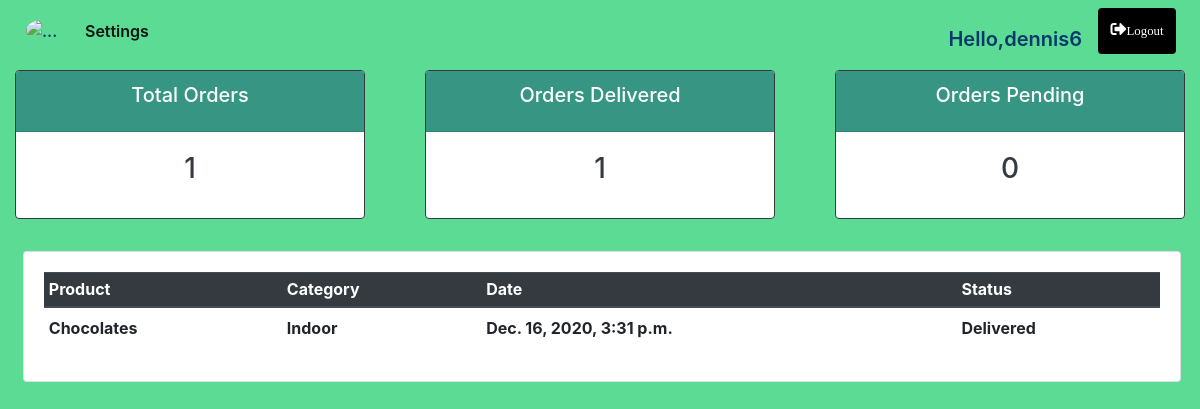
Page /user/ (signed in) on the committed database.
### accounts/models.py (models this page shows, shortened)
class Order(models.Model):
    STATUS = (
        ('Pending', 'Pending'),
        ('Out For Delivery', 'Out For Delivery'),
        ('Delivered', 'Delivered'),
     )
    customer = models.ForeignKey(Customer,null=True,on_delete = models.SET_NULL)
    product = models.ForeignKey(Product,null=True, on_delete = models.SET_NULL)
    date_created = models.DateTimeField(auto_now_add=True)
    status = models.CharField(max_length=50,choices=STATUS,null=True)
    note = models.CharField(max_length=50,null=True)

class Product(models.Model):
    CATEGORY = (
        ('Indoor','Indoor'),
        ('Outdoor','Outoor'),
    )
    name = models.CharField(max_length=30)
    price = models.FloatField()
    category = models.CharField(max_length=50,choices=CATEGORY)
    description = models.TextField()
    date_created = models.DateTimeField(auto_now_add=True)
    tag = models.ManyToManyField(Tag)

### accounts/decorators.py (the view)
        def wrapper_func(request, *args, **kwargs):
            print(f'allowed_roles are {allowed_roles}')
            group = None
            print(request.user.groups.all()[0].name)
            if request.user.groups.exists():
                group = request.user.groups.all()[0].name
                print(f'your group is {group}')
            if group in allowed_roles:
                return view_func(request, *args, **kwargs)
            else:
                return HttpResponse('you are not authorised to view this page')

### accounts/views.py (called while the page is built)
@login_required(login_url='login')
@allowed_users(allowed_roles=['customer'])
def userPage(request):
    orders = request.user.customer.order_set.all()
    order = orders
    ordDel=orders.filter(status="Delivered")
    ordPen = orders.filter(status='Pending')
    context = {'orders':orders,'order':order,'ordDel' :ordDel ,"ordPen":ordPen}
    return render(request ,'accounts/user.html' , context)

### accounts/templates/accounts/user.html
{% extends 'accounts/main.html' %}
{% block body %}
{% include 'accounts/status.html' %}
<div class="row my-3 ml-2 mx-1" >
    <div class="col-md">
        <div class="card card-body">
            <table class="table table-sm">
                <thead class="thead-dark">
                    <tr>
                        <th>Product</th>
                        <th>Category</th>
                        <th>Date</th>
                        <th>Status</th>
                    </tr>
                </thead>
                {% for i in orders %}
                <tr class="my-2">
                    <th class="pt-2">{{i.product.name}}</th>
                    <th class="pt-2">{{i.product.category}}</th>
                    <th class="pt-2">{{i.date_created}}</th>
                    <th class="pt-2">{{i.status}}</th>
                </tr>
                {% endfor %}
            </table>
        </div>
    </div>
</div>
{% endblock body %}

### accounts/templates/accounts/main.html (shortened to what this page needs)
<!doctype html>
<html lang="en">
  <head>
    <link rel="stylesheet" href="https://cdnjs.cloudflare.com/ajax/libs/font-awesome/5.15.1/css/all.min.css" />
    <link rel="stylesheet" href="https://cdn.jsdelivr.net/npm/bootstrap@4.5.3/dist/css/bootstrap.min.css">
    {% load static %}
    <link rel="stylesheet" type="text/css" href="{%  static 'css/main.css' %}">
  </head >
  <body style="background-color:#5CDB95">
    <nav class="navbar navbar-expand-lg navbar-light py-2 mb-2" style="color:#05386B;font-weight:600;">
  <img src="{% static 'images/logo.jpg' %}" alt="...">
  <div class="collapse navbar-collapse d-flex justify-content-between " id="navbarNavAltMarkup">
    <div class="navbar-nav">
      {% if request.user.is_staff %}
      <a class="nav-link active" href="{% url 'home' %}">Dashboard <span class="sr-only">(current)</span></a>
      <a class="nav-link" href="{% url 'product' %}">Products</a>
      {% else %}
      <a class="nav-link active" href="{% url 'account' %}">Settings</a>
      {% endif %}
    </div>
    <div class="log">
      <div class="navbar-nav">
        {% if request.user.is_authenticated %}
        <span class="mt-3 mr-2" style="font-size:20px;">Hello,{{request.user}}</span>
        <a class="nav-link btn mx-2" style=" background-color: black;color:white;" href="{% url 'logout' %}"><i class="fas fa-sign-out-alt" style="width:60px;"><small>Logout</small></i></a>
        {% else %}
        <a class="nav-link btn mx-1 " style=" background-color: black;color:white;" href="{% url 'login' %}"><i class="fas fa-sign-in-alt" style="width:60px;"><small> Login</small></i></a>
        {% endif %}
      </div>
    </div>
  </div>
</nav>
{% block body %}
{% endblock body %}
  </body>
</html>

### accounts/static/css/main.css (style rules this page uses)
img { width: 41px; border-radius: 50%; margin: 0 10px; }

### rows in the picture
Order: product.name "Chocolates", product.category "Indoor", date_created "Dec. 16, 2020, 3:31 p.m.", status "Delivered"

### other values in the picture
{{ request.user }} "dennis6"
{{ order.count }} "1"
{{ ordDel.count }} "1"
{{ ordPen.count }} "0"
